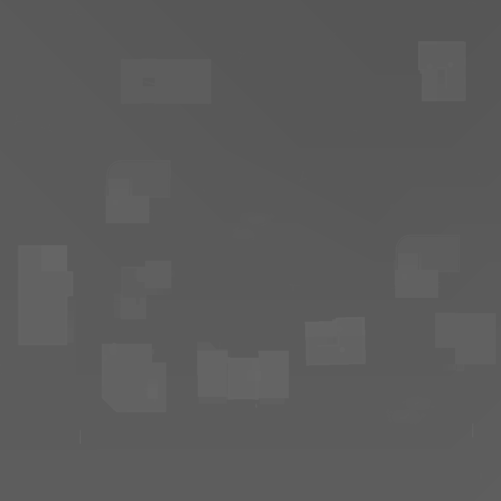
#> input picture VBS_wrapper/Baqa.TIF, 1001 x 1001 px (shown at 1/2 size)
$ python Baqa_obs_map.py
#> lines starting #> are read from the running program, lines starting #| are printed output that depends on the picture; after the words box and inside, x2 and y2 are one past the last pixel; in counts of white or black regions, pixels touching at a corner belong together
import numpy as np
import matplotlib.pyplot as plt
from PIL import Image
import cv2
from os import path


srcImage = Image.open('Baqa.TIF')
#> srcImage is the input picture: PIL image 1001x1001 F; min 86.02, max 102.8, mean 91.3
img1 = np.array(srcImage.convert('L').resize((100, 100)))
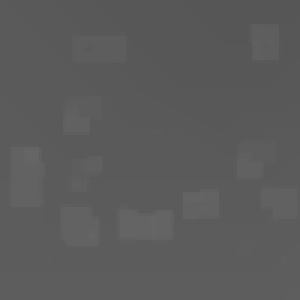
#> img1: shape (100, 100) (shown 3 times larger); min 86, max 102, mean 90.9
img_org = np.array(srcImage.convert('L').resize((100, 100)))

for x in range(100):
    for y in range(100):
        if x+y>177 or x>88:
            img1[x,y] = img1[x,y]-8
#> img1: shape (100, 100); 11.55% of pixels changed, all inside (x1, y1, x2, y2) = (0, 79, 100, 100)

img2 = cv2.bitwise_not(img1)
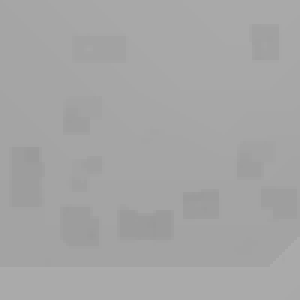
#> img2: shape (100, 100) (shown 3 times larger); min 153, max 171, mean 165
obsticals = cv2.inRange(img2, 163, 255)
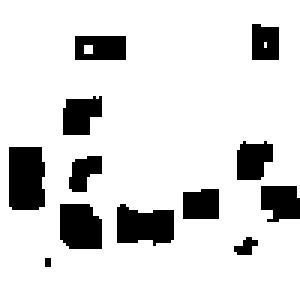
#> obsticals: shape (100, 100) (shown 3 times larger); 85.1% white; 12 black regions (1 under 20 px), largest, box (x1, y1, x2, y2) and area: (3, 49, 15, 70) 240, (39, 68, 58, 82) 205, (20, 68, 34, 83) 190

thicken_obs_and_edges = cv2.bitwise_not(obsticals)
thicken_obs_and_edges[thicken_obs_and_edges > 0] = 1

thicken = cv2.blur(thicken_obs_and_edges, ksize=(2,2))
#> thicken: shape (100, 100); values 0 (black) and 1 (white), 17.9% white; 12 white regions (1 under 20 px), largest, box (x1, y1, x2, y2) and area: (3, 49, 16, 71) 275, (39, 68, 59, 83) 241, (20, 68, 35, 84) 220

thicken[0, :] = 1
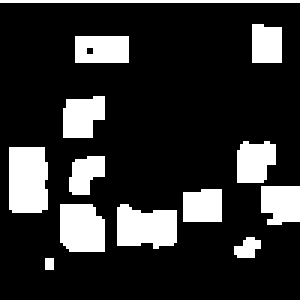
#> thicken: shape (100, 100) (shown 3 times larger); values 0 (black) and 1 (white), 18.9% white; 13 white regions (1 under 20 px), largest, box (x1, y1, x2, y2) and area: (3, 49, 16, 71) 275, (39, 68, 59, 83) 241, (20, 68, 35, 84) 220
thicken[99, :] = 1
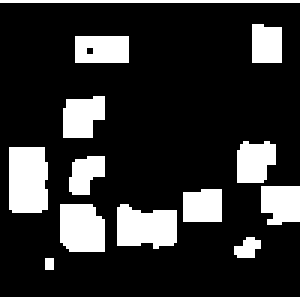
#> thicken: shape (100, 100) (shown 3 times larger); values 0 (black) and 1 (white), 19.9% white; 14 white regions (1 under 20 px), largest, box (x1, y1, x2, y2) and area: (3, 49, 16, 71) 275, (39, 68, 59, 83) 241, (20, 68, 35, 84) 220
thicken[:, 0] = 1
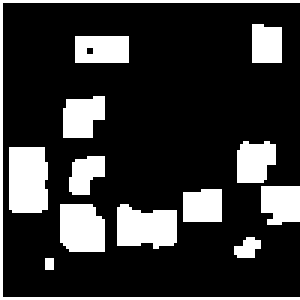
#> thicken: shape (100, 100) (shown 3 times larger); values 0 (black) and 1 (white), 20.8% white; 13 white regions (1 under 20 px), largest, box (x1, y1, x2, y2) and area: (0, 0, 100, 100) 298, (3, 49, 16, 71) 275, (39, 68, 59, 83) 241
thicken[:, 99] = 1
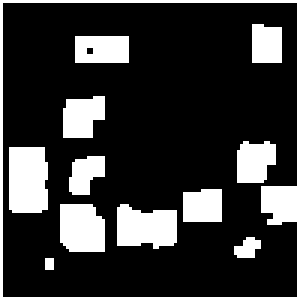
#> thicken: shape (100, 100) (shown 3 times larger); values 0 (black) and 1 (white), 21.7% white; 12 white regions (1 under 20 px), largest, box (x1, y1, x2, y2) and area: (0, 0, 100, 100) 535, (3, 49, 16, 71) 275, (39, 68, 59, 83) 241


fig, axs = plt.subplots(1,3)
axs[0].imshow(img_org)
axs[1].imshow(thicken_obs_and_edges)
axs[2].imshow(thicken)
plt.show()

#np.savetxt("BaqaObs.txt", thicken_obs_and_edges, fmt="%d")
np.savetxt("BaqaObs_thicken.txt", thicken, fmt="%d")
